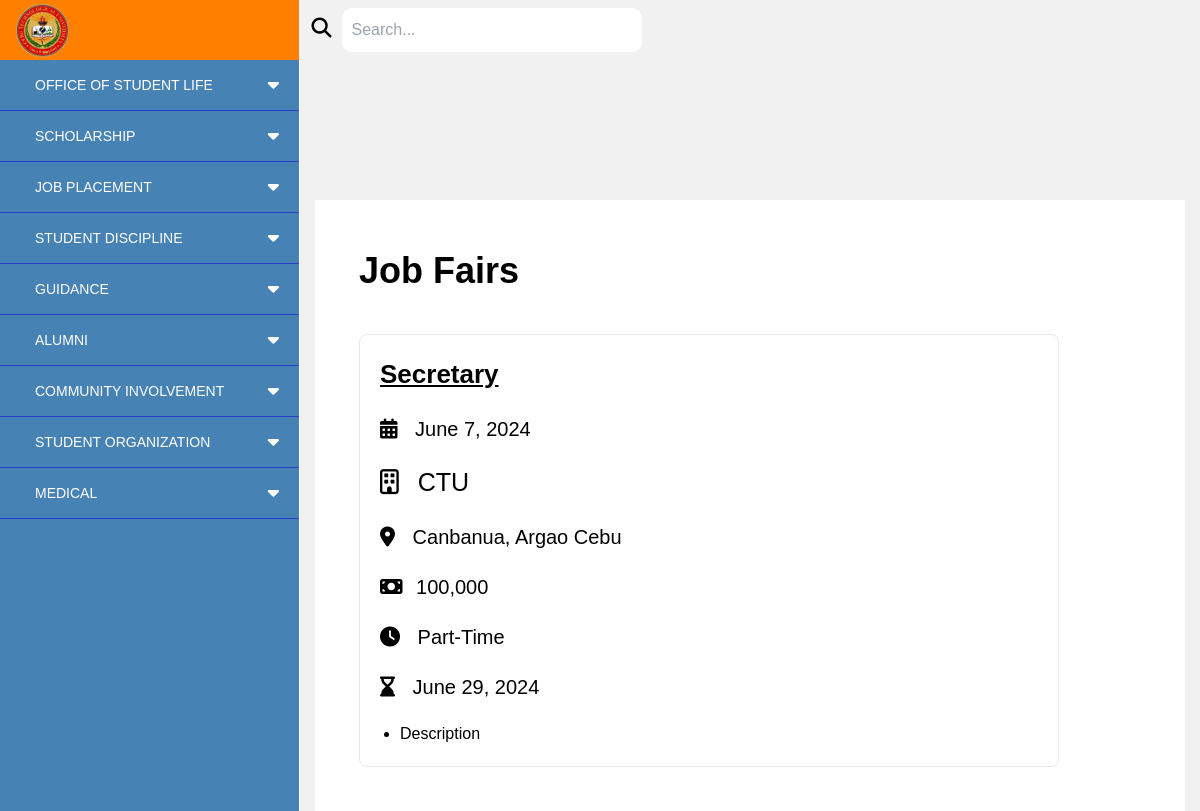
Screenshot of /jobfairs/ with the database file from the repository.
### users/models.py (models this page shows)
class JobFair(models.Model):
    jobfair_id = models.AutoField(primary_key=True)
    jobtitle = models.CharField(max_length=255, default='')
    companyname = models.CharField(max_length=255)
    joblocation = models.CharField(max_length=255)
    employmenttype = models.CharField(max_length=100)
    jobdescription = models.TextField()
    jobsalary = models.CharField(max_length=255)
    applicationdeadline = models.DateField(default=None)
    posted_date = models.DateField(default=None)

### users/views.py (the view)
# urls.py: path('jobfairs/',views.jobfairs, name="jobfairs"),
def jobfairs(request):
    job_fairs = JobFair.objects.order_by('-posted_date')
    return render(request, 'users/jobfairs.html', {'job_fairs': job_fairs})

### users/templates/users/jobfairs.html
{% extends 'users/base.html' %}
{% block content %}
<section class="h-auto ml-[300px] flex items-center justify-center bg-grayyy">
  <div class="mx-auto container text-black">
    <div class="flex items-center justify-center mt-[200px]">
      <div class="bg-white w-full p-11 h-auto flex flex-col gap-5">
        <h1 class="text-[36px] font-bold mb-4">Job Fairs</h1>
        {% if job_fairs %}
        {% for job_fair in job_fairs %}
        <div class="flex flex-col border rounded-lg hover:border-black rounded-2xl p-5 gap-5 w-[700px]">
          <div>
            <h1 class="font-bold text-[26px] underline">
              {{ job_fair.jobtitle }}
            </h1>
          </div>
          <div>
            <p class="text-[20px]"><i class="fa-solid fa-calendar-days mr-3"></i>
              {{ job_fair.posted_date }}
            </p>
          </div>
          <div>
            <p class="text-[25px]"><i class="fa-regular fa-building mr-3"></i>
              {{ job_fair.companyname }}
            </p>
          </div>
          <div>
            <p class="text-[20px]"><i class="fa-solid fa-location-dot mr-3"></i>
              {{ job_fair.joblocation }}
            </p>
          </div>
          <div>
            <p class="text-[20px]"><i class="fa-solid fa-money-bill mr-2"></i>
              {{ job_fair.jobsalary }}
            </p>
          </div>
          <div>
            <p class="text-[20px]"><i class="fa-solid fa-clock mr-3"></i>
              {{ job_fair.employmenttype }}
            </p>
          </div>
          <div>
            <p class="text-[20px]"><i class="fa-solid fa-hourglass-end mr-3"></i>
              {{ job_fair.applicationdeadline }}
            </p>
          </div>
          <div>
            <ul class="ml-5">
              <li class="list-disc">
                {{ job_fair.jobdescription }}
              </li>
            </ul>
          </div>
        </div>
        {% endfor %}
        {% else %}
        <p class="text-[20px] font-bold text-center mt-10">No job fairs available</p>
        {% endif %}
      </div>
    </div>
  </div>
</section>
{% endblock %}

### users/static/users/styles.css (style rules this page uses)
* { margin: 0; padding: 0; box-sizing: border-box; font-family: 'Poppins', sans-serif; list-style-type: none; }

### rows the page displays
JobFair: jobtitle "Secretary", posted_date "June 7, 2024", companyname "CTU", joblocation "Canbanua, Argao Cebu", jobsalary "100,000", employmenttype "Part-Time", applicationdeadline "June 29, 2024", jobdescription "Description"
